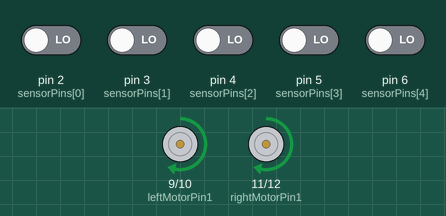
This sketch was run on a simulated Arduino Uno, built with avr-gcc and run on an emulated ATmega328P. On the bench: motor-driver pin pairs drawn as motors (green arrow = first pin HIGH = forward, orange = second pin HIGH = backward, longer = more drive). The test bench sets the inputs (shaded band); at power-on: pin 2 (sensorPins[0]), pin 3 (sensorPins[1]), pin 4 (sensorPins[2]), pin 5 (sensorPins[3]), pin 6 (sensorPins[4]) LOW.

Above: at 1.2 s.
1.3 s: pin 2 (sensorPins[0]) driven HIGH
At 2.5 s:
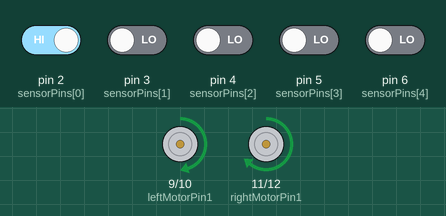
2.8 s: pin 3 (sensorPins[1]) driven HIGH
At 3.9 s:
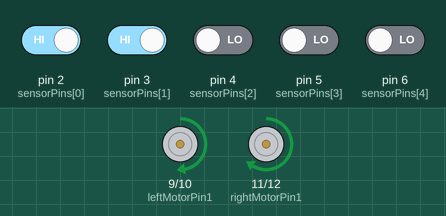
4.3 s: pin 4 (sensorPins[2]) driven HIGH
At 5.0 s:
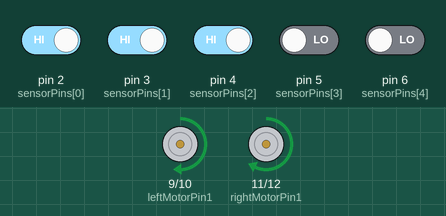
5.8 s: pin 5 (sensorPins[3]) driven HIGH
At 6.1 s:
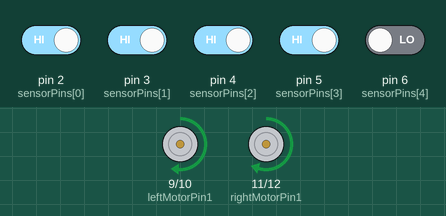
7.3 s: pin 6 (sensorPins[4]) driven HIGH
At 8.5 s:
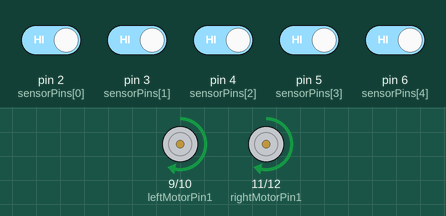
8.8 s: pin 2 (sensorPins[0]) driven LOW and pin 3 (sensorPins[1]) driven LOW
At 9.6 s:
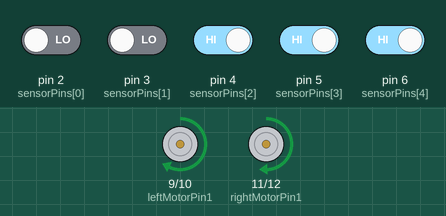
Timing chart, 0 to 11.3 s (numbered marks = the images above; inputs shaded):
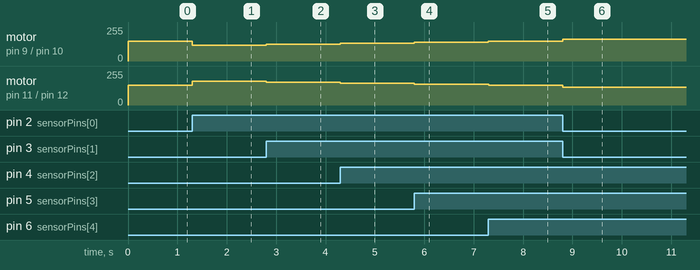

Measured:
- after the input at 1.3 s, motor on pin 9 (leftMotorPin1) / pin 10 (leftMotorPin2): forward 150/255 → forward 120/255 at once; motor on pin 11 (rightMotorPin1) / pin 12 (rightMotorPin2): forward 150/255 → forward 180/255 at once
- after the input at 2.8 s, motor on pin 9 (leftMotorPin1) / pin 10 (leftMotorPin2): forward 120/255 → forward 127/255 at once; motor on pin 11 (rightMotorPin1) / pin 12 (rightMotorPin2): forward 180/255 → forward 172/255 at once
- after the input at 4.3 s, motor on pin 9 (leftMotorPin1) / pin 10 (leftMotorPin2): forward 127/255 → forward 135/255 at once; motor on pin 11 (rightMotorPin1) / pin 12 (rightMotorPin2): forward 172/255 → forward 165/255 at once
- after the input at 5.8 s, motor on pin 9 (leftMotorPin1) / pin 10 (leftMotorPin2): forward 135/255 → forward 142/255 at once; motor on pin 11 (rightMotorPin1) / pin 12 (rightMotorPin2): forward 165/255 → forward 157/255 at once
- after the input at 7.3 s, motor on pin 9 (leftMotorPin1) / pin 10 (leftMotorPin2): forward 142/255 → forward 150/255 at once; motor on pin 11 (rightMotorPin1) / pin 12 (rightMotorPin2): forward 157/255 → forward 150/255 at once
- after the input at 8.8 s, motor on pin 9 (leftMotorPin1) / pin 10 (leftMotorPin2): forward 150/255 → forward 165/255 at once; motor on pin 11 (rightMotorPin1) / pin 12 (rightMotorPin2): forward 150/255 → forward 135/255 at once

The sketch:

URCLF.ino
```cpp
// SensorArray Class
class SensorArray {
  int sensorPins[5];
  int weights[5] = {-2, -1, 0, 1, 2};
  int sensorValues[5];

  public:
    // Constructor to initialize sensor pins
    SensorArray(int pins[5]) {
      for (int i = 0; i < 5; i++) {
        sensorPins[i] = pins[i];
        pinMode(sensorPins[i], INPUT);
      }
    }

    // Function to read all sensor values
    void readSensors() {
      for (int i = 0; i < 5; i++) {
        sensorValues[i] = digitalRead(sensorPins[i]);
      }
    }

    // Function to calculate the error based on sensor readings
    float calculateError() {
      int sumWeights = 0;
      int sumSensors = 0;

      // Calculate weighted average of sensor readings
      for (int i = 0; i < 5; i++) {
        if (sensorValues[i] == 1) {  // Line detected on sensor
          sumWeights += weights[i];
          sumSensors++;
        }
      }

      // If no sensor detects the line, return previous error (default behavior)
      if (sumSensors == 0) {
        return 0;
      }

      return (float)sumWeights / sumSensors;
    }
};

// PIDController Class
class PIDController {
  float Kp, Ki, Kd;
  float previousError, integralSum;

  public:
    // Constructor to initialize PID constants
    PIDController(float p, float i, float d) : Kp(p), Ki(i), Kd(d), previousError(0), integralSum(0) {}

    // Function to calculate PID correction
    float calculateCorrection(float error) {
      float derivative = error - previousError;
      integralSum += error;

      float correction = Kp * error + Ki * integralSum + Kd * derivative;
      previousError = error;
      return correction;
    }

    // Function to reset PID variables (useful during sharp turns)
    void resetPID() {
      integralSum = 0;
      previousError = 0;
    }
};

// MotorController Class (with 4 motor pins for direction control)
class MotorController {
  int leftMotorPin1, leftMotorPin2;  // Pins for left motor direction control
  int rightMotorPin1, rightMotorPin2;  // Pins for right motor direction control
  int baseSpeed;

  public:
    // Constructor to initialize motor pins and base speed
    MotorController(int lPin1, int lPin2, int rPin1, int rPin2, int speed)
      : leftMotorPin1(lPin1), leftMotorPin2(lPin2), rightMotorPin1(rPin1), rightMotorPin2(rPin2), baseSpeed(speed) {
      pinMode(leftMotorPin1, OUTPUT);
      pinMode(leftMotorPin2, OUTPUT);
      pinMode(rightMotorPin1, OUTPUT);
      pinMode(rightMotorPin2, OUTPUT);
    }

    // Function to set motor speeds and direction based on PID correction
    void adjustMotors(float correction) {
      int leftSpeed = baseSpeed + correction;
      int rightSpeed = baseSpeed - correction;

      // Constrain motor speeds within allowed range
      leftSpeed = constrain(leftSpeed, -255, 255);
      rightSpeed = constrain(rightSpeed, -255, 255);

      // Set motor direction and speed based on correction
      setMotorDirection(leftMotorPin1, leftMotorPin2, leftSpeed);
      setMotorDirection(rightMotorPin1, rightMotorPin2, rightSpeed);
    }

    // Function to stop motors (useful when the robot detects a stop condition)
    void stopMotors() {
      digitalWrite(leftMotorPin1, LOW);
      digitalWrite(leftMotorPin2, LOW);
      digitalWrite(rightMotorPin1, LOW);
      digitalWrite(rightMotorPin2, LOW);
    }

    // Helper function to set motor direction and speed
    void setMotorDirection(int pin1, int pin2, int speed) {
      if (speed > 0) {
        analogWrite(pin1, speed);
        digitalWrite(pin2, LOW);
      } else {
        analogWrite(pin2, -speed);
        digitalWrite(pin1, LOW);
      }
    }
};

// LineFollowerRobot Class
class LineFollowerRobot {
  SensorArray sensorArray;
  PIDController pidController;
  MotorController motorController;

  public:
    // Constructor to initialize sensors, PID controller, and motor controller
    LineFollowerRobot(SensorArray sensors, PIDController pid, MotorController motors)
      : sensorArray(sensors), pidController(pid), motorController(motors) {}

    // Main function to follow the line
    void followLine() {
      sensorArray.readSensors();
      float error = sensorArray.calculateError();
      float correction = pidController.calculateCorrection(error);
      motorController.adjustMotors(correction);
    }
};

// Define sensor pins (example pins)
int sensorPins[5] = {2, 3, 4, 5, 6};  // L1, L, M, R, R2

// Define motor control pins for left and right motors (directional control)
int leftMotorPin1 = 9;  // Pin for left motor +ve
int leftMotorPin2 = 10;  // Pin for left motor -ve
int rightMotorPin1 = 11;  // Pin for right motor +ve
int rightMotorPin2 = 12;  // Pin for right motor -ve

// Define PID constants
float Kp = 15.0;
float Ki = 0.0;
float Kd = 7.0;

// Create instances of the classes
SensorArray sensorArray(sensorPins);
PIDController pidController(Kp, Ki, Kd);
MotorController motorController(leftMotorPin1, leftMotorPin2, rightMotorPin1, rightMotorPin2, 150);  // Base speed = 150

// Create instance of the LineFollowerRobot
LineFollowerRobot lineFollower(sensorArray, pidController, motorController);

void setup() {
  // Initialization of components is done in class constructors
}

void loop() {
  // Continuously follow the line
  lineFollower.followLine();
}
```
